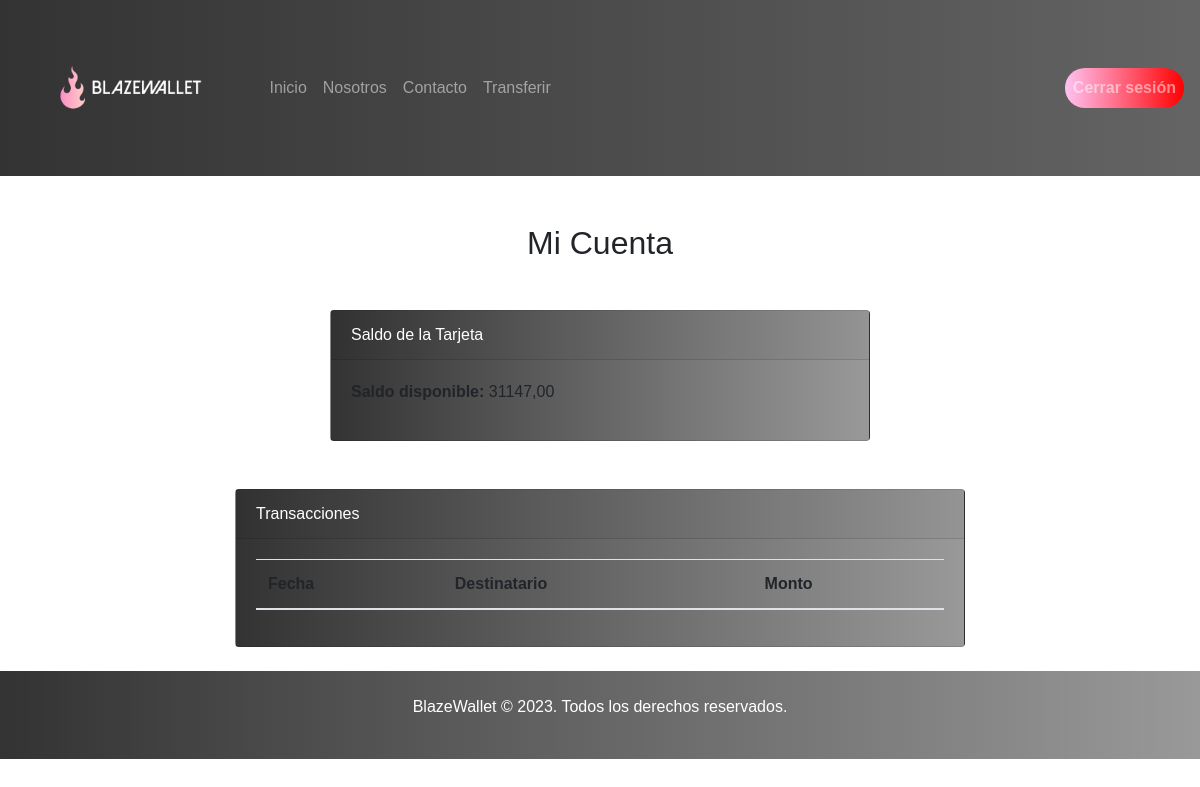
/cuenta/ (signed in), run on an earlier commit of the app's database.
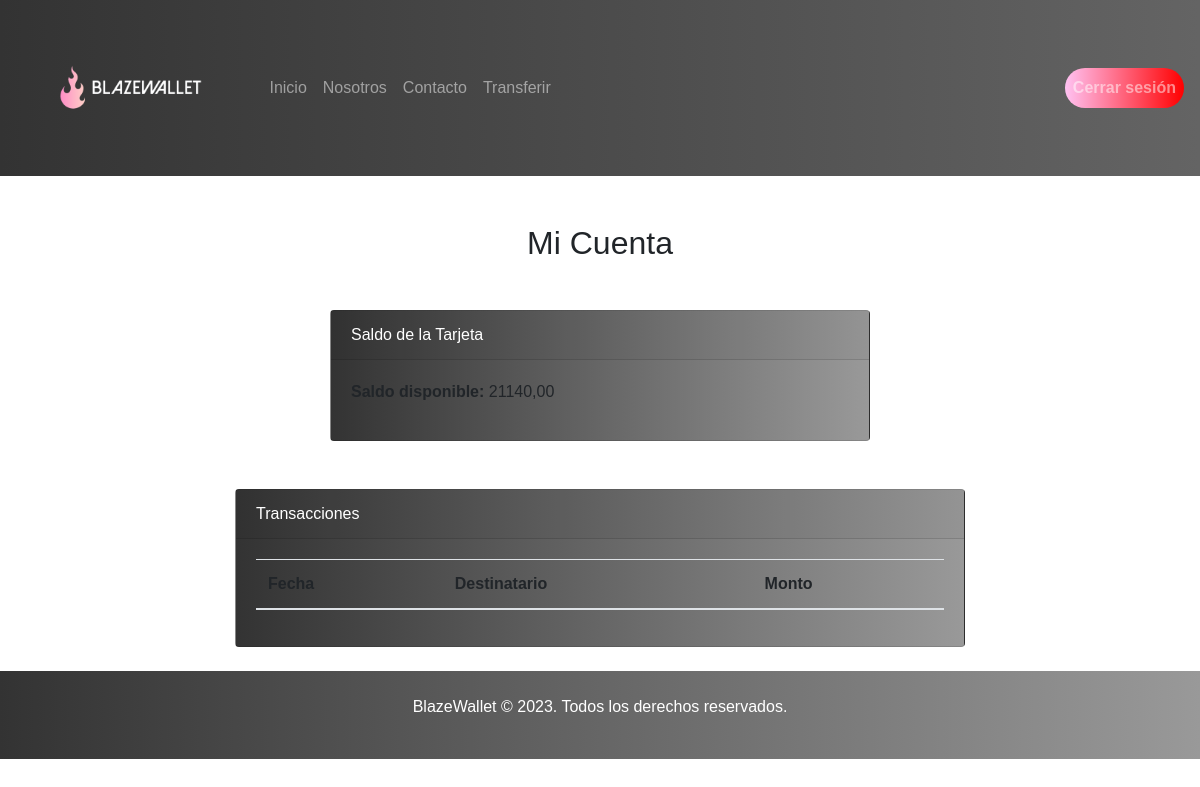
And on a later commit of the database.
### core/models.py (models this page shows, shortened)
class PerfilUsuario(models.Model):
    usuario = models.OneToOneField(User, on_delete=models.CASCADE)
    saldo = models.DecimalField(max_digits=10, decimal_places=2, default=10000)

### core/views.py (the view)
# urls.py: path('cuenta/', views.cuenta, name="cuenta"),
def cuenta(request):
    usuario_actual = request.user
    try:
        perfil_usuario_actual = PerfilUsuario.objects.get(usuario=usuario_actual)
        saldo_actual = perfil_usuario_actual.saldo
        transferencias = Transferencia.objects.filter(remitente=perfil_usuario_actual).order_by('-fecha')[:5]
    except PerfilUsuario.DoesNotExist:
        saldo_actual = 0
        transferencias = []
    return render(request, 'cuenta.html', {'saldo_actual': saldo_actual, 'transferencias': transferencias})

### core/templates/cuenta.html (shortened to what this page needs)
{% extends 'base.html' %}
{% load static %}
{% block content %}
  <nav class="navbar navbar-expand-lg navbar-dark bg-dark">
    <a class="navbar-brand" href="#">
      <img class="logo" src="{% static 'img/logo.png' %}" alt="Logo">
    </a>
    <div class="collapse navbar-collapse" id="navbarNav">
      <ul class="navbar-nav">
        <li class="nav-item">
          <a class="nav-link" href="{% url 'home' %}">Inicio</a>
        </li>
        <li class="nav-item">
          <a class="nav-link" href="{% url 'nosotros' %}">Nosotros</a>
        </li>
        <li class="nav-item">
          <a class="nav-link" href="{% url 'contacto' %}">Contacto</a>
        </li>
        <li class="nav-item">
          <a class="nav-link" href="{% url 'transferencia_saldo' %}">Transferir</a>
        </li>
      </ul>
      <ul class="navbar-nav ml-auto">
        <li class="nav-item">
          <a href="{% url 'logout' %}" class="nav-link btn btn-gradient btn-rounded"><strong>Cerrar sesión</strong></a>
        </li>
      </ul>
    </div>
  </nav>
  <div class="container mt-5">
    <h2 class="text-center">Mi Cuenta</h2>
    <div class="row justify-content-center mt-5">
      <div class="col-md-6">
        <div class="card">
          <div class="card-header">Saldo de la Tarjeta</div>
          <div class="card-body">
            <p><strong>Saldo disponible:</strong> {{ saldo_actual }}</p>
          </div>
        </div>
      </div>
    </div>
    <div class="row justify-content-center mt-5">
      <div class="col-md-8">
        <div class="card">
          <div class="card-header">Transacciones</div>
          <div class="card-body">
            <table class="table">
              <thead>
                <tr>
                  <th>Fecha</th>
                  <th>Destinatario</th>
                  <th>Monto</th>
                </tr>
              </thead>
            </table>
          </div>
        </div>
      </div>
    </div>
  </div>
  <br>
{% endblock %}

### core/templates/base.html (shortened to what this page needs)
<!DOCTYPE html>
<html>
<head>
  {% load static %}
  <link rel="stylesheet" href="https://stackpath.bootstrapcdn.com/bootstrap/4.5.2/css/bootstrap.min.css">
  <link rel="stylesheet" href="{% static 'css/style.css' %}">
</head>
<body>
  {% block content %}
  {% endblock %}
  {% block footer %}
  <footer class="footer bg-dark text-white text-center py-4">
    <p>BlazeWallet © 2023. Todos los derechos reservados.</p>
  </footer>
  {% endblock %}
</body>
</html>

### static/css/style.css (style rules this page uses)
body { font-family: Arial, sans-serif; margin: 0; padding: 0; }
footer { background-color: #333; color: #fff; padding: 20px; text-align: center; }
a { color: #007bff; text-decoration: none; }
.logo { max-width: 150x; height: 150px; }
.navbar { background: linear-gradient(to right, #333333, #646464); }
.footer { background: linear-gradient(to right, #333333, #999999); }
.btn-gradient { background: linear-gradient(to right, #ffc2f2, #FF0000); color: white; border: none; padding: 8px 16px; border-radius: 4px; text-decoration: none; }
.btn-rounded { border-radius: 25px; }
.card { background: linear-gradient(to right, #333333, #999999); }
.card-header { color: white; }

What changed in the data, as far as the page shows it:
changed PerfilUsuario: saldo "31147,00" → "21140,00"
